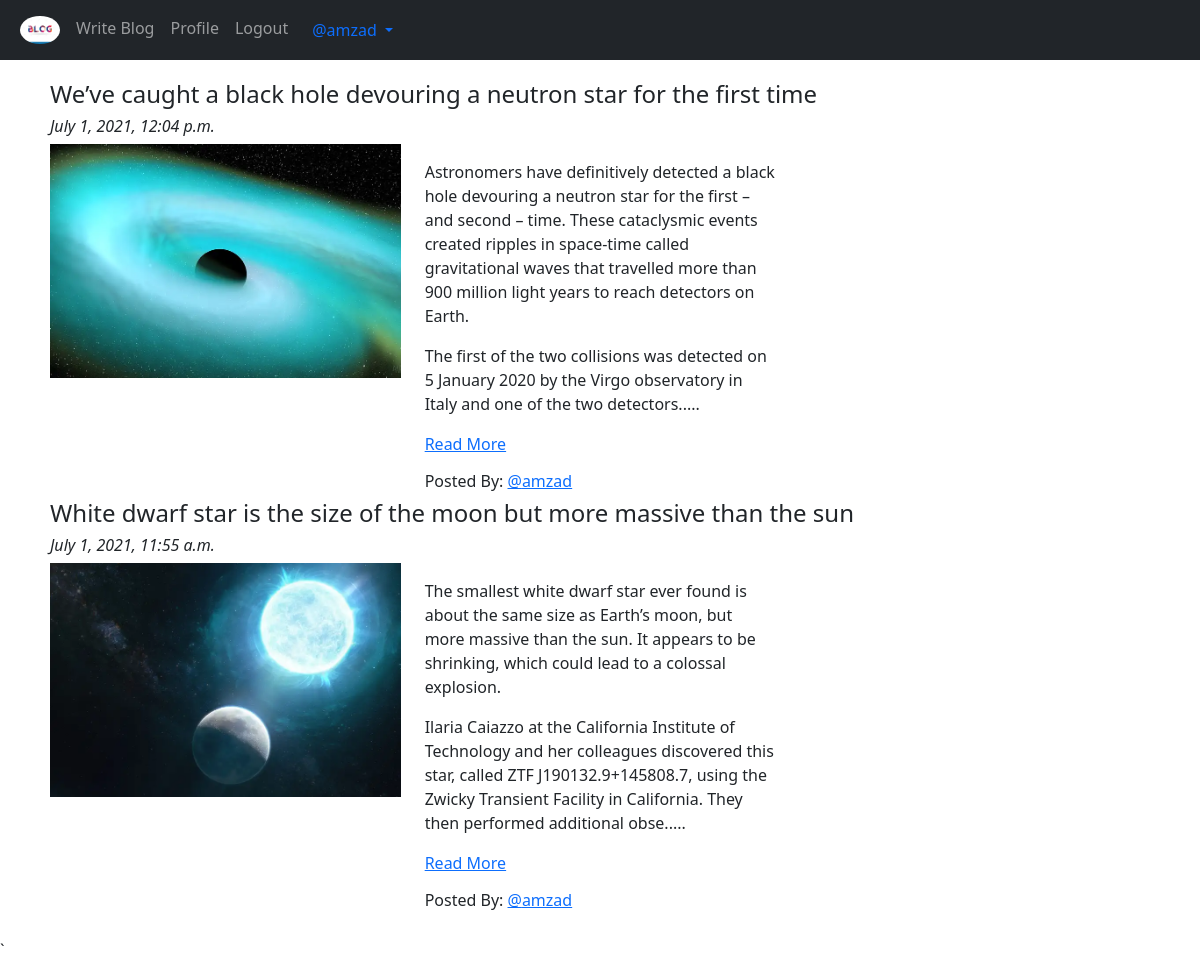
Page /blog/ (signed in) on the committed database.
### app_blog/models.py (models this page shows, shortened)
class Blog (models.Model) :
	author = models.ForeignKey (User, on_delete = models.CASCADE, related_name = 'post_author')
	blog_title = models.CharField (max_length = 264, verbose_name = 'Put a Title')
	slug = models.SlugField (max_length = 264, unique = True)
	blog_content = models.TextField (verbose_name = 'Whats on your mind?')
	blog_image = models.ImageField (upload_to = 'blog_images', verbose_name = 'Image')
	publish_date = models.DateTimeField (auto_now_add = True)
	update_date = models.DateTimeField (auto_now = True)
	class Meta :
		ordering = ['-publish_date']

### app_blog/views.py (the view)
class BlogList (ListView) :
	context_object_name = 'blogs'
	model = Blog
	template_name = 'app_blog/blog_list.html'

### app_blog/templatetags/custom_filters.py (called while the page is built)
def range_filter ( value ) :
	return value [0 :400] + '.....'

### templates/app_blog/blog_list.html (shortened to what this page needs)
{% extends 'base.html' %}
{% load custom_filters %}
{% block body_block %}
	{% for blog in blogs %}
		<h4>{{ blog.blog_title }}</h4>
		<h6><i>{{ blog.publish_date }}</i></h6>
		<div class = "row">
			<div class = "col-md-4">
				<img src = "/media/{{ blog.blog_image }}" alt = "{{ blog.blog_title }}" title = "{{ blog.blog_title }}"
				     width = "100%">
			</div>
			<div class = "col-md-4">
				<p>{{ blog.blog_content|range_filter|linebreaks }}
					<a href = "{% url 'app_blog:blog_details' %}">Read More</a></p>
				<h6>Posted By: <a href = "">@{{ blog.author }}</a></h6>
			</div>
		</div>
	{% endfor %}
{% endblock %}

### templates/base.html (shortened to what this page needs)
<!DOCTYPE html>
<html lang = "en">
<head>
	<link href = "https://cdn.jsdelivr.net/npm/bootstrap@5.0.2/dist/css/bootstrap.min.css" rel = "stylesheet">
</head>
<body>
<nav class = "navbar navbar-expand-lg navbar-dark bg-dark">
	<div class = "container-fluid">
		<div class = "collapse navbar-collapse" id = "navbarNavAltMarkup">
			<div class = "navbar-nav">
				<a class = "nav-link" aria-current = "page" href = "{% url 'index' %}">
					<img src = "/media/logo.jpg" width = "40px" class = "rounded-circle"></a>
				{% if user.is_authenticated %}
					<a class = "nav-link" href = "{% url 'app_blog:create_blog' %}">Write Blog</a>
					<a class = "nav-link" href = "{% url 'app_login:profile' %}">Profile</a>
					<a class = "nav-link" href = "{% url 'app_login:logout' %}">Logout</a>
				{% else %}
					<a class = "nav-link" href = "{% url 'app_login:signup' %}">Sign Up</a>
					<a class = "nav-link" href = "{% url 'app_login:login' %}">Log In</a>
				{% endif %}
			</div>
			<div class = "nav-item dropdown">
				<a class = "nav-link dropdown-toggle" href = ""
				   id = "navbarDropdownMenuLink" role = "button"
				   data-bs-toggle = "dropdown" aria-expanded = "false">
					@{{ user.username }}
				</a>
			</div>
		</div>
	</div>
</nav>
<div class = "container" style = "padding: 20px;">
	{% block body_block %}
	{% endblock %}
</div>
`
</body>
</html>

### rows in the picture
Blog: blog_title "We’ve caught a black hole devouring a neutron star for the first time", publish_date "July 1, 2021, 12:04 p.m.", blog_image (picture), blog_content|range_filter "Astronomers have definitively detected a black hole devouring a neutron star for the first – and second – time. These cataclysmic events created ripples in space-time called gravitational waves that travelled more than 900 million light years to reach detectors on Earth. The first of the two collisions was detected on 5 January 2020 by the Virgo observatory in Italy and one of the two detectors.....", author "amzad"
Blog: blog_title "White dwarf star is the size of the moon but more massive than the sun", publish_date "July 1, 2021, 11:55 a.m.", blog_image (picture), blog_content|range_filter "The smallest white dwarf star ever found is about the same size as Earth’s moon, but more massive than the sun. It appears to be shrinking, which could lead to a colossal explosion. Ilaria Caiazzo at the California Institute of Technology and her colleagues discovered this star, called ZTF J190132.9+145808.7, using the Zwicky Transient Facility in California. They then performed additional obse.....", author "amzad"

### other values in the picture
{{ user.username }} "amzad"
